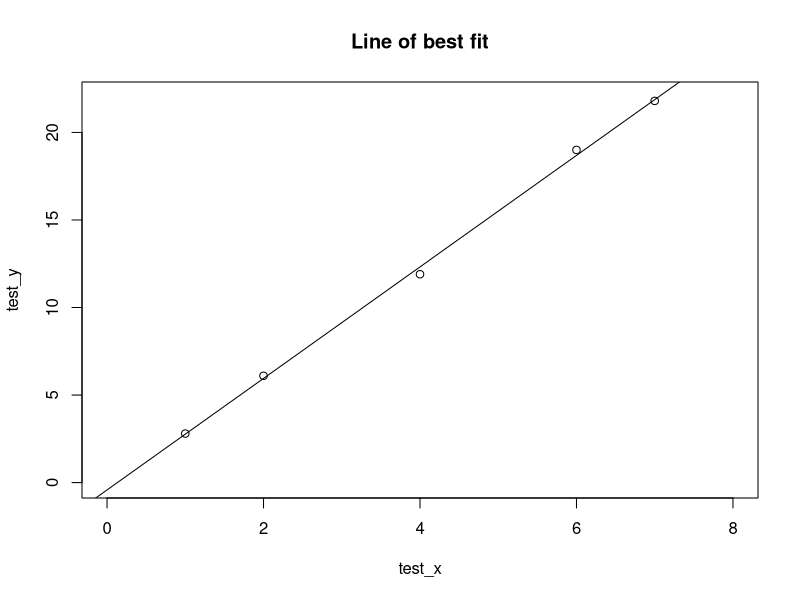

Source code (R):
# Simple linear regression

# Create some sample data and plug into dataframe
test_x <- c(1, 2, 4, 6, 7)
test_y <- c(2.8, 6.1, 11.9, 19, 21.8)
df = data.frame(test_x, test_y)
n = nrow(df)

# Estimate population variance in x
estimate_population_var <- function(x) sum((x-mean(x))^2) / (length(x) - 1)
var_x = estimate_population_var(df[,1])
sprintf("Estimated population variance for x is %.3f", var_x)

# Estimate population covariance in x, y
estimate_population_cov <- function (x, y) {
  sum((x - mean(x)) * (y - mean(y))) / (length(x) - 1)
}
cov_xy = estimate_population_cov(test_x, test_y)
sprintf("Estimated covariance in x and y is %.3f", cov_xy)

# Calculate slope and intercept
beta <- cov_xy/var_x
alpha <- mean(df[,2]) - beta * mean(df[,1])
sprintf("Slope is %.3f and intercept is %.3f.", beta, alpha)

# Plot our values and line of best fit:
plot(test_x, test_y, xlim = c(0, 8), ylim = c(0, 22), main = "Line of best fit")
abline(alpha, beta)

# We could have used inbuilt functions:
cov(test_x, test_y) / var(test_x)
# Note in R the standard functions cov(), var() estimate population 
# variance/covariance from samples.

# Even simpler yet, we may use R's inbuilt simple LR function lm:
model <- lm(test_y ~ test_x)
summary(model)

# Extract the intercept and slope
intercept <- coef(model)[1]
slope <- coef(model)[2]

# Note we get the same intercept and slope
cat("Intercept:", intercept)
cat("Slope:", slope)


###
# Standard errors in alpha, beta:
###
# The model summary has given us the standard errors in estimating our
# parameters. Let us try to reproduce these values from scratch.

# Beta
# Record predictions and errors squared:
df$predictions <- alpha + beta*df$test_x
df$errors_squared <- (df$test_y - df$predictions)^2
error_var = sum(df$errors_squared) / (n - 2)
sxx = sum((test_x - mean(test_x))^2)

beta_var <- error_var/sxx
beta_se <- sqrt(beta_var)
print(beta_se)

# Alpha
alpha_var = error_var/n + mean(test_x)^2 * beta_var
alpha_se = sqrt(alpha_var)
print(alpha_se)


###
# The t-statistic
###
# Calculate t-values
alpha_t = alpha/alpha_se
beta_t = beta/beta_se

print(alpha_t)
print(beta_t)

# Calculate the probabilities of observing such extreme t-values
# We use the inbuilt function pt (cumulative function for the t-distribution)
alpha_p_t = pt(alpha_t, 3)*2
beta_p_t = pt(-beta_t, 3)*2

print(alpha_p_t)
print(beta_p_t)

